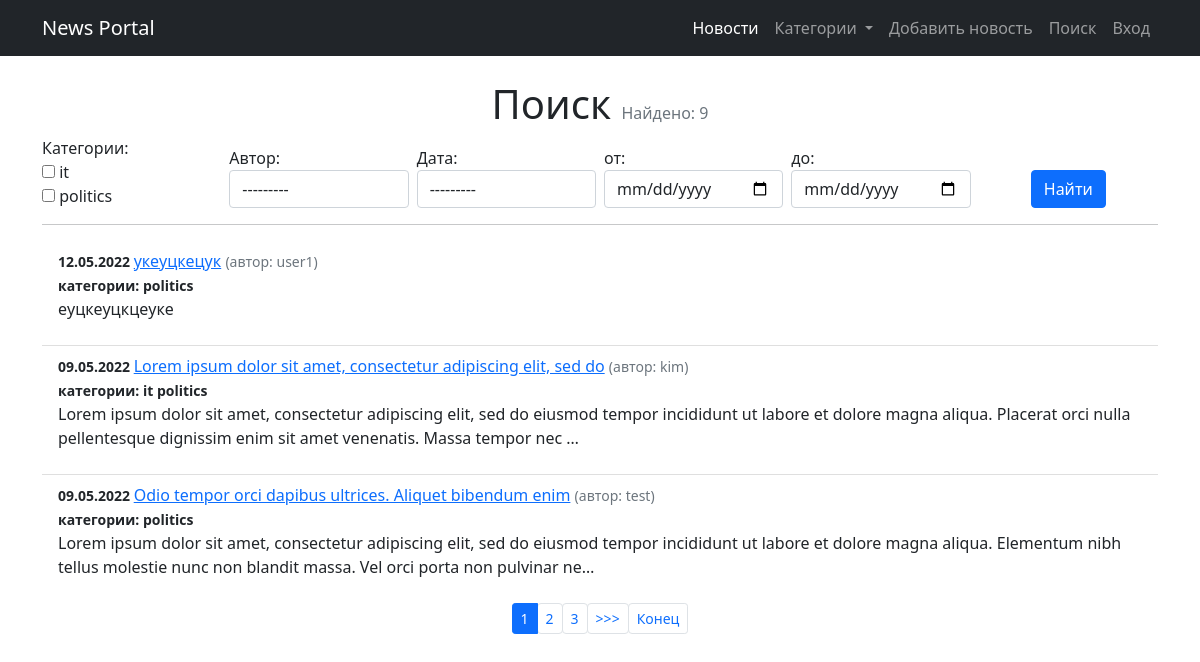
The page /search/ on the database as committed earlier.
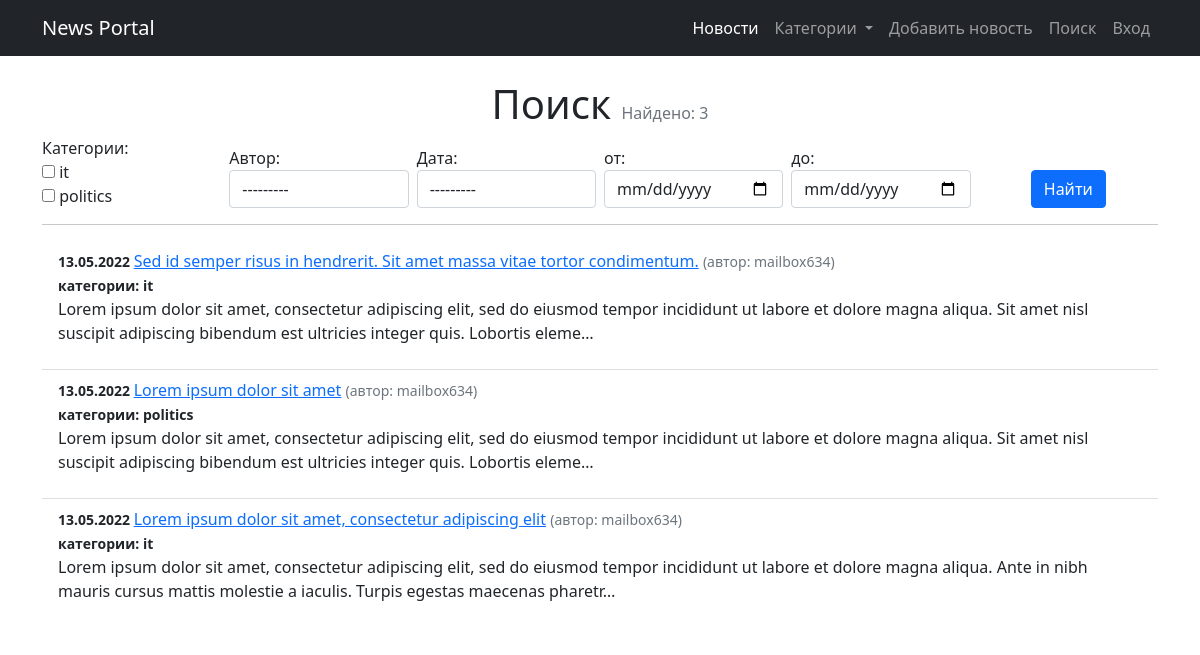
The same page on the database as committed later.
### news/models.py (models this page shows, shortened)
class Post(models.Model):
    article = 'AR'
    news = 'NW'
    POST_TYPE = [
        (article, 'статья'),
        (news, 'новость'),
    ]
    author = models.ForeignKey(Author, on_delete=models.CASCADE)
    post_type = models.CharField(
        max_length=2, choices=POST_TYPE, default=article)
    date = models.DateTimeField(auto_now_add=True)
    title = models.CharField(max_length=255)
    text = models.TextField()
    rating = models.IntegerField(default=0)
    category = models.ManyToManyField(
        Category, through='PostCategory')

class Author(models.Model):
    username = models.OneToOneField(
        User, on_delete=models.CASCADE, primary_key=True)
    rating = models.IntegerField(default=0)
    def __str__(self):
        return self.username.username

class Category(models.Model):
    name = models.CharField(max_length=255, unique=True)
    subscriber = models.ManyToManyField(
        'Subscriber', through='CategorySubscriber')
    def __str__(self):
        return self.name

### news/views.py (the view)
# urls.py: path('search/', NewsSearch.as_view(), name='search'),
class NewsSearch(NewsList):
    template_name = 'news/news_search.html'
    paginate_by = 3
    def get_context_data(self, **kwargs):
        context = super().get_context_data(**kwargs)
        context['filter'] = NewsFilter(
            self.request.GET, queryset=self.get_queryset())
        return context
    def get_queryset(self):
        queryset = super().get_queryset()
        return NewsFilter(self.request.GET, queryset=queryset).qs

### news/templatetags/custom_filters.py (called while the page is built)
@register.filter()
def format_date(value):
    return value.strftime("%d.%m.%Y")

@register.filter()
def censor(text):
    if type(text) != str:
        return "Type error. Is not string"
    for word in CENSOR_WORDS:
        text = re.sub(r'(?:'+word[1:]+'?)[^\s]+',
                      ("*" * (len(word) - 1)), text)
    return text

### news/views.py (called while the page is built)
    def get_context_data(self, **kwargs):
        category_menu = Category.objects.all()
        context = super().get_context_data(**kwargs)
        context['is_not_authors'] = not self.request.user.groups.filter(
            name='authors').exists()
        context['category_menu'] = category_menu
        return context

### templates/news/news_search.html (shortened to what this page needs)
{% extends 'flatpages/default.html' %}
{% load custom_filters %}
{% block content %}
<h1 class="text-center">Поиск <span class="text-muted fs-6 fw-normal">Найдено: {{ page_obj.paginator.count }}</span></h1>
<form method="GET" id="my_form" >
    <div class="row g-2  align-items-end">
        {% for field in filter.form %}
        <div class="col">
            {{ field.label_tag }} {{ field }}
        </div>
        {% endfor %}
        <div class="col text-center">
            <input type="submit" value="Найти" class="btn btn-primary">
        </div>
    </div>
</form>
<hr>
<ul class="list-group list-group-flush">
    {% for newspost in news_list %}
    <li class="list-group-item"> <small class="fw-bold">{{ newspost.date | format_date }} </small>
        <a href="{% url 'news_post' newspost.id %}">{{ newspost.title | censor}}</a>
        <small class="text-muted ">(автор: {{ newspost.author}})</small><br>
        <small class="fw-bold">категории:
            {% for category in newspost.category.all %}
                {{ category }}
            {% endfor %}
        </small>
        <p>{{newspost.text | censor | truncatechars:210}}</p>
    </li>
    {% endfor %}
</ul>
{% if is_paginated %}
<nav aria-label="...">
    <ul class="pagination pagination-sm justify-content-center">
    {% for num in page_obj.paginator.page_range %}
        {% if page_obj.number == num %}
            <li class="page-item active"><a class="page-link">{{ num }}</a></li>
        {% elif num > page_obj.number|add:'-3' and num < page_obj.number|add:'3' %}
        <li class="page-item"><button form="my_form" name="page" value="{{ num }}" role="button" class="btn btn-link page-link">{{ num }}</button></li>
        {% endif %}
    {% endfor %}
    {% if page_obj.has_next %}
        <li class="page-item"><button form="my_form" name="page" value="{{page_obj.next_page_number}}" role="button" class="btn btn-link page-link">>>></button></li>
        <li class="page-item"><button form="my_form" name="page" value="{{page_obj.paginator.num_pages}}" role="button" class="btn btn-link page-link">Конец</button></li>
    {% endif %}
    </ul>
</nav>
{% endif %}
{% endblock content %}

### templates/flatpages/default.html (shortened to what this page needs)
<!DOCTYPE html>
<html lang="en">
    <head>
        {% load static %}
        <link href="{% static 'css/styles.css' %}" rel="stylesheet" />
    </head>
    <body>
        <nav class="navbar navbar-expand-lg navbar-dark bg-dark">
            <div class="container">
                <a class="navbar-brand" href="/">News Portal</a>
                <div class="collapse navbar-collapse" id="navbarSupportedContent">
                    <ul class="navbar-nav ms-auto mb-2 mb-lg-0">
                        <li class="nav-item"><a class="nav-link active" href="/news/">Новости</a></li>
                        {% if category_menu %}
                        <li class="nav-item dropdown">
                            <a class="nav-link dropdown-toggle" href="#" id="navbarDropdown" role="button" data-bs-toggle="dropdown" aria-expanded="false">
                              Категории
                            </a>
                        </li>
                        {% endif %}
                        <li class="nav-item"><a class="nav-link" href="{% url 'news_post_create' %}">Добавить новость</a></li>
                        <li class="nav-item"><a class="nav-link" href="/search/">Поиск</a></li>
                        {% if user.is_authenticated %}
                            <form method="post" action="{% url 'account_logout' %}">
                                {% csrf_token %}
                                {% if redirect_field_value %}
                                <input type="hidden" name="{{ redirect_field_name }}" value="{{ redirect_field_value }}"/>
                                {% endif %}
                                <li class="nav-item"> <button class="btn btn-link nav-link" type="submit">Выход</button></li>
                            </form>
                        {% else %}
                            <li class="nav-item"><a class="nav-link" href="/accounts/login">Вход</a></li>
                        {% endif %}
                    </ul>
                </div>
            </div>
        </nav>
        <div class="container pt-4">
            <div class="row">
                <div class="col-lg-12 text-left">
                    {% block content %}{% endblock content %}
                </div>
            </div>
         </div>

Rows that differ between the two databases and show on the page:
removed Post: date "12.05.2022", title|censor "укеуцкецук", author "user1", text|censor "еуцкеуцкцеуке", Category (name "politics")
removed Post: date "09.05.2022", title|censor "Lorem ipsum dolor sit amet, consectetur adipiscing elit, sed do", author "kim", text|censor "Lorem ipsum dolor sit amet, consectetur adipiscing elit, sed do eiusmod tempor incididunt ut labore et dolore magna aliqua. Placerat orci nulla pellentesque dignissim enim sit amet venenatis. Massa tempor nec …", Category (name "it"), Category (name "politics")
removed Post: date "09.05.2022", title|censor "Odio tempor orci dapibus ultrices. Aliquet bibendum enim", author "test", text|censor "Lorem ipsum dolor sit amet, consectetur adipiscing elit, sed do eiusmod tempor incididunt ut labore et dolore magna aliqua. Elementum nibh tellus molestie nunc non blandit massa. Vel orci porta non pulvinar ne…", Category (name "politics")
added Post: date "13.05.2022", title|censor "Sed id semper risus in hendrerit. Sit amet massa vitae tortor condimentum.", author "mailbox634", text|censor "Lorem ipsum dolor sit amet, consectetur adipiscing elit, sed do eiusmod tempor incididunt ut labore et dolore magna aliqua. Sit amet nisl suscipit adipiscing bibendum est ultricies integer quis. Lobortis eleme…", Category (name "it")
added Post: date "13.05.2022", title|censor "Lorem ipsum dolor sit amet", author "mailbox634", text|censor "Lorem ipsum dolor sit amet, consectetur adipiscing elit, sed do eiusmod tempor incididunt ut labore et dolore magna aliqua. Sit amet nisl suscipit adipiscing bibendum est ultricies integer quis. Lobortis eleme…", Category (name "politics")
added Post: date "13.05.2022", title|censor "Lorem ipsum dolor sit amet, consectetur adipiscing elit", author "mailbox634", text|censor "Lorem ipsum dolor sit amet, consectetur adipiscing elit, sed do eiusmod tempor incididunt ut labore et dolore magna aliqua. Ante in nibh mauris cursus mattis molestie a iaculis. Turpis egestas maecenas pharetr…", Category (name "it")
Other text that changed with them:
{{ page_obj.paginator.count }}: "9" → "3"
list line gone: "1"
list line gone: "2"
list line gone: "3"
text no longer shown: ">>> Конец"
